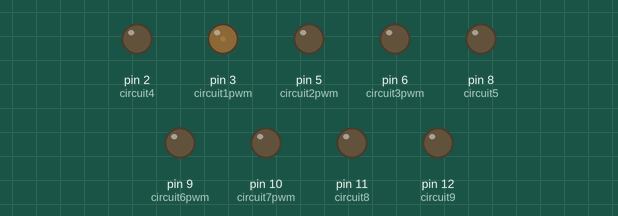
A sketch run on a simulated Arduino Uno, built with avr-gcc and run on an emulated ATmega328P. On the bench: output pins drawn as LEDs (lit = HIGH).

Above: at 0.15 s.
At 4.98 s:
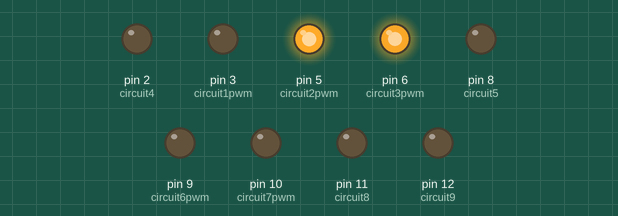
At 10.12 s:
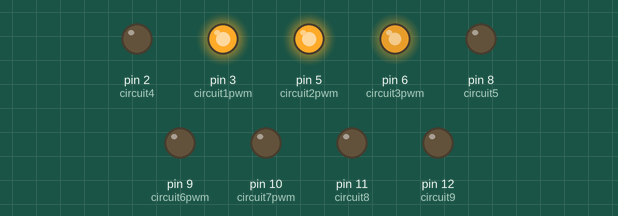
At 19.84 s:
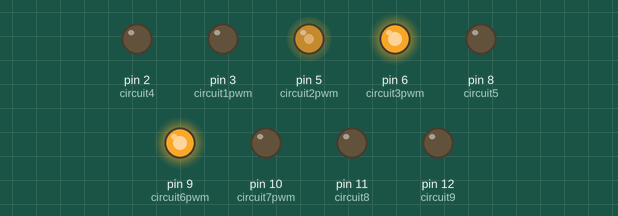
At 29.58 s:
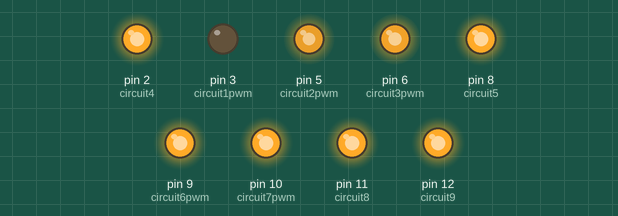
At 39.57 s:
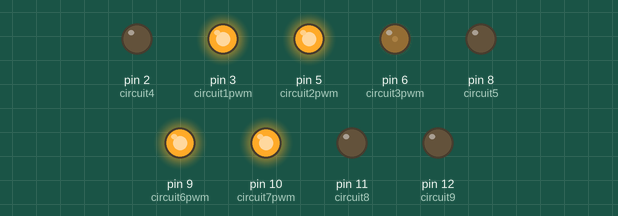
Timing chart, 0 to 40.0 s (numbered marks = the images above):
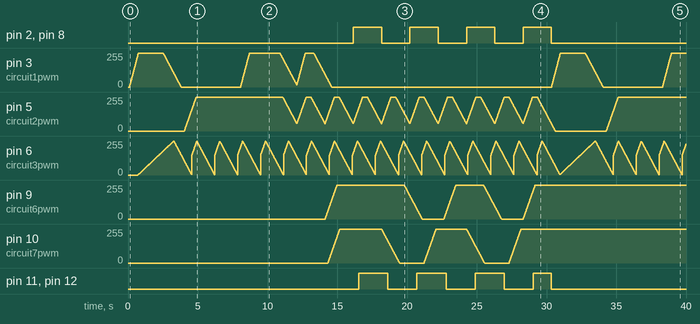

The sketch:

milkjug.ino
```cpp
// constants won't change. They're used here to
// set pin numbers:
const int circuit1pwm = 3;      // the number of the LED pins
const int circuit2pwm = 5;
const int circuit3pwm = 6;
const int circuit4 = 2;
const int circuit5 = 8;
const int circuit6pwm = 9;
const int circuit7pwm = 10;
const int circuit8 = 11;
const int circuit9 = 12;

// ANALOG
int ledState1 = 0;
int ledState2 = 0;
int ledState3 = 0;
int ledState6 = 0;
int ledState7 = 0;

// DIGITAL
// int ledState1 = LOW;
// int ledState2 = LOW;
// int ledState3 = LOW;
int ledState4 = LOW;
int ledState5 = LOW;
// int ledState6 = LOW;
// int ledState7 = LOW;
int ledState8 = LOW;
int ledState9 = LOW;

boolean asc1 = false;
boolean asc2 = false;
boolean asc3 = false;
boolean asc6 = false;
boolean asc7 = false;

boolean done1 = true;
boolean done2 = true;
boolean done3 = true;
boolean done6 = true;
boolean done7 = true;

boolean pulse3 = false;

int count = 0;

void setup() {
  pinMode(circuit1pwm, OUTPUT);
  pinMode(circuit2pwm, OUTPUT);
  pinMode(circuit3pwm, OUTPUT);
  pinMode(circuit4, OUTPUT);
  pinMode(circuit5, OUTPUT);
  pinMode(circuit6pwm, OUTPUT);
  pinMode(circuit7pwm, OUTPUT);
  pinMode(circuit8, OUTPUT);
  pinMode(circuit9, OUTPUT);
}

void loop() {
  // ANALOG
  analogWrite(circuit1pwm, ledState1);
  analogWrite(circuit2pwm, ledState2);
  analogWrite(circuit3pwm, ledState3);
  analogWrite(circuit6pwm, ledState6);
  analogWrite(circuit7pwm, ledState7);

  // DIGITAL
//  digitalWrite(circuit1pwm, ledState1);
//  digitalWrite(circuit2pwm, ledState2);
//  digitalWrite(circuit3pwm, ledState3);
//  digitalWrite(circuit6pwm, ledState6);
//  digitalWrite(circuit7pwm, ledState7);
  digitalWrite(circuit4, ledState4);
  digitalWrite(circuit5, ledState5);
  digitalWrite(circuit8, ledState8);
  digitalWrite(circuit9, ledState9);

  delay(10);

/*
  processCircuit1();
  processCircuit2();
  processCircuit3();
  processCircuit4();
  processCircuit5();
  processCircuit6();
  processCircuit7();
  processCircuit8();
  processCircuit9();
*/

  if (count == 10)
  {
    asc1 = true;
    done1 = false;
  }
  if (count == 70)
  {
    asc3 = true;
    done3 = false;
  }
  if (count == 250)
  {
    asc1 = false;
    done1 = false;
  }
  if (count == 400)
  {
    asc2 = true;
    done2 = false;
  }
  if (count == 800)
  {
    asc1 = true;
    done1 = false;
  }
  if (count > 1000 && count % 100 == 0)
  {
    asc2 = !asc2;
    done2 = false;
  }
  if (count > 1000 && count < 1400 && count % 120 == 0)
  {
    asc1 = !asc1;
    done1 = false;
  }
  if (count == 1400)
  {
    asc1 = false;
    done1 = false;
    asc6 = true;
    done6 = false;
  }
  if (count == 1420)
  {
    asc7 = true;
    done7 = false;
  }
  if (count > 1500 && count % 200 == 0)
  {
    diagonal1();
  }
  if (count > 1500 && count % 205 == 0)
  {
    diagonal2();
  }
  if (count > 1700 && count % 300 == 0)
  {
    asc7 = !asc7;
    done7 = false;
  }
  if (count > 1700 && count % 280 == 0)
  {
    asc6 = !asc6;
    done6 = false;
  }

  outerSquare1();
  innerSquare1();
  middleLight();
  inner1();
  inner2();

/*
  if (count == 1000)
  {
    innerSquare1();
  }

  if (count == 1200)
  {
    outerSquare1();
  }

  if (count > 200)
  {
    processCircuit3();
  }
*/
  count++;
  if (count == 3000)
  {
    ledState4 = LOW;
    ledState5 = LOW;
    ledState8 = LOW;
    ledState9 = LOW;
    count = 10;
  }
}

void outerSquare1()
{
  if (asc1 && !done1)
  {
    if (ledState1 < 255)
      ledState1 += 4;
    if (ledState1 >= 255)
    {
      done1 = true;
      ledState1 = 255;
    }
  }
  if (!asc1 && !done1)
  {
    if (ledState1 > 0)
      ledState1 -= 2;
    if (ledState1 <= 0)
    {
      done1 = true;
      ledState1 = 0;
    }
  }
}

void outerSquare2()
{
  ledState4 = !ledState4;
  ledState5 = !ledState5;
  ledState8 = !ledState8;
  ledState9 = !ledState9;
}

void innerSquare1()
{
  if (asc2 && !done2)
  {
    if (ledState2 < 255)
      ledState2+=3;
    if (ledState2 >= 255)
    {
      done2 = true;
      ledState2 = 255;
    }
  }
  if (!asc2 && !done2)
  {
    if (ledState2 > 0)
      ledState2 -= 2;
    if (ledState2 <= 0)
    {
      done2 = true;
      ledState2 = 0;
    }
  }
}

void middleLight()
{
  if (asc3 && !done3)
  {
    if (ledState3 < 255)
      ledState3++;
    if (ledState3 == 255)
    {
      done3 = true;
      pulse3 = true;
      return;
    }
  }
  if (!asc3 && !done3)
  {
    if (ledState3 != 0)
      ledState3--;
    if (ledState3 == 0)
      done3 = true;
  }
  if (pulse3 && done3)
  {
    if (asc3)
    {
      if (ledState3 < 255)
        ledState3 += 3;
      if (ledState3 >= 255)
      {
        asc3 = false;
        ledState3 = 255;
      }
    }
    else
    {
      if (ledState3 > 0)
        ledState3 -= 2;
      if (ledState3 <= 0)
      {
        asc3 = true;
        ledState3 = 150;
      }
    }
  }
}

void diagonal1()
{
  ledState4 = !ledState4;
  ledState5 = !ledState5;
}

void diagonal2()
{
  ledState8 = !ledState8;
  ledState9 = !ledState9;
}

void inner1()
{
  if (asc6 && !done6)
  {
    if (ledState6 < 255)
      ledState6+=3;
    if (ledState6 >= 255)
    {
      done6 = true;
      ledState6 = 255;
    }
  }
  if (!asc6 && !done6)
  {
    if (ledState6 > 0)
      ledState6 -= 2;
    if (ledState6 <= 0)
    {
      done6 = true;
      ledState6 = 0;
    }
  }
}

void inner2()
{
  if (asc7 && !done7)
  {
    if (ledState7 < 255)
      ledState7+=3;
    if (ledState7 >= 255)
    {
      done7 = true;
      ledState7 = 255;
    }
  }
  if (!asc7 && !done7)
  {
    if (ledState7 > 0)
      ledState7 -= 2;
    if (ledState7 <= 0)
    {
      done7 = true;
      ledState7 = 0;
    }
  }
}

// ANALOG OUT
void processCircuit1()
{
  if (asc1)
  {
    ledState1++;
    if (ledState1 == 255)
      asc1 = false;
  }
  else
  {
    ledState1--;
    if (ledState1 == 0)
      asc1 = true;
  }
}

// ANALOG OUT
void processCircuit2()
{
  if (asc2)
  {
    ledState2 += 2;
    if (ledState2 == 254)
      asc2 = false;
  }
  else
  {
    ledState2 -= 2;
    if (ledState2 == 0)
      asc2 = true;
  }
}

// ANALOG OUT
void processCircuit3()
{
  if (asc3)
  {
    ledState3 += 2;
    if (ledState3 == 252)
      asc3 = false;
  }
  else
  {
    ledState3 -= 4;
    if (ledState3 == 0)
      asc3 = true;
  }
}

// DIGITAL OUT
void processCircuit4()
{
  if (count % 100 == 0)
    ledState4 = !ledState4;
}

// DIGITAL OUT
void processCircuit5()
{
  if (count % 200 == 0)
    ledState5 = !ledState5;
}

// ANALOG OUT
void processCircuit6()
{
  if (asc6)
  {
    ledState6 += 2;
    if (ledState6 == 254)
      asc6 = false;
  }
  else
  {
    ledState6 -= 2;
    if (ledState6 == 0)
      asc6 = true;
  }
  if (count % 50 == 0 && ledState6 != 254 && ledState6 != 0)
    asc6 = !asc6;
}

// ANALOG OUT
void processCircuit7()
{
  if (asc7)
  {
    ledState7 += 4;
    if (ledState7 == 252)
      asc7 = false;
  }
  else
  {
    ledState7 -= 4;
    if (ledState7 == 0)
      asc7 = true;
  }
  if (count % 100 == 0 && ledState7 != 252 && ledState7 != 0)
    asc7 = !asc7;
}

// DIGITAL OUT
void processCircuit8()
{
  if (count % 50 == 0)
    ledState8 = !ledState8;
}

// DIGITAL OUT
void processCircuit9()
{
  if (count % 50 == 0)
    ledState9 = !ledState9;
}
```

Measured:
- by itself, pin 11 (circuit8), pin 12 (circuit9): goes 3 × (HIGH 2.1 s, LOW 2.1 s), HIGH 1.3 s, then LOW
- by itself, pin 2 (circuit4), pin 8 (circuit5): LOW → HIGH at 16.2 s, → LOW 2.0 s later, → HIGH 2.0 s later, → LOW 2.0 s later, … (8 changes in this stretch)
